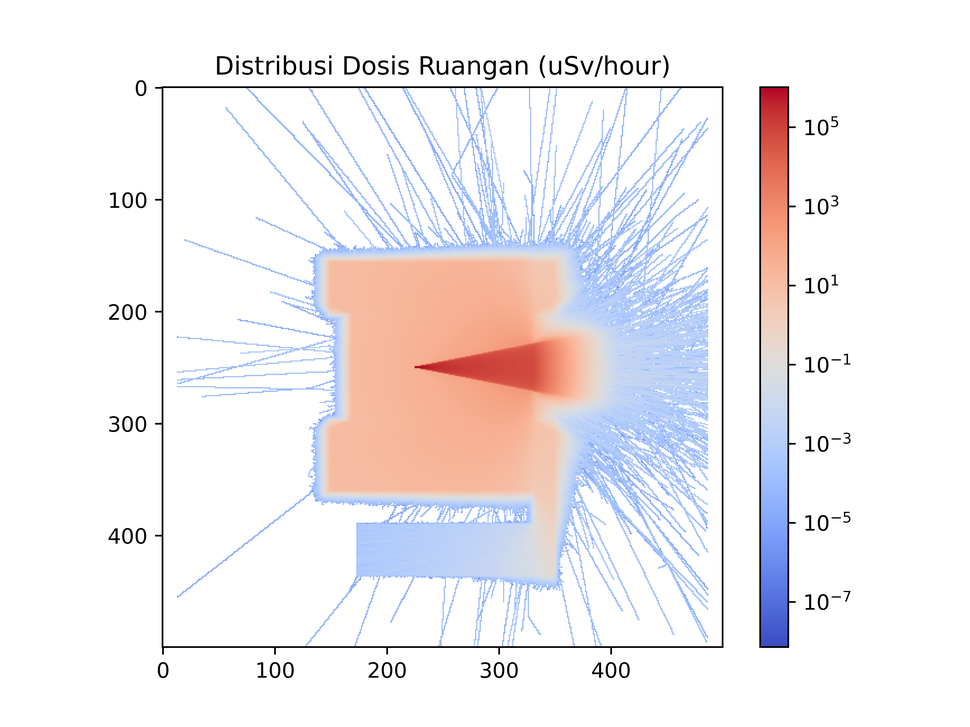
#> input picture 2simulasi/hasilServer/hasil 10m/270deg/RoomDoseDistribution.png, 970 x 727 px, shrunk from 5760 x 4320 before the run
$ python imagemixer.py
#> lines starting #> are read from the running program, lines starting #| are printed output that depends on the picture
import matplotlib.pyplot as plt
import numpy as np

# Load the two images
image1 = plt.imread('RoomDoseDistribution.png')
#> image1 is the input picture: shape (727, 970, 4) float32; mean R, G, B, A 0.945, 0.93, 0.942, 1
image2 = plt.imread('DoseDistributionMap.png')
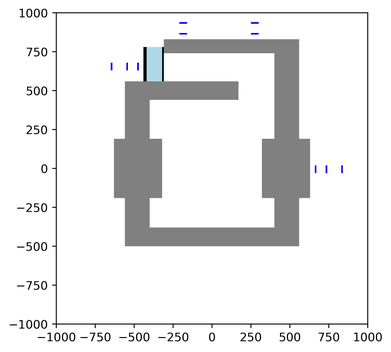
#> input picture 2simulasi/CellRSHS/DoseDistributionMap.png, 391 x 352 px, shrunk from 2320 x 2090 before the run, found by its file name
#> image2 is the input picture: shape (352, 391, 4) float32; mean R, G, B, A 0.914, 0.915, 0.916, 1

# Create a figure and axes
fig, ax = plt.subplots()

# Display the first image
ax.imshow(image1)

# Set the alpha value (transparency) for the second image
alpha = 0.5
image2_with_alpha = np.copy(image2)
image2_with_alpha[..., 3] = alpha  # Set the alpha channel
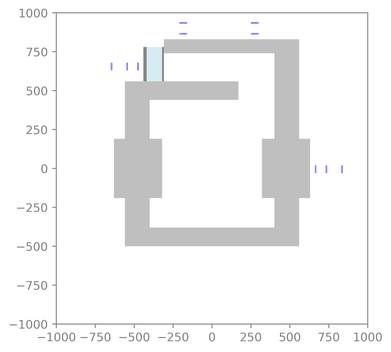
#> image2_with_alpha: shape (352, 391, 4) float32; mean R, G, B, A 0.914, 0.915, 0.916, 0.5; transparent parts drawn white

# Flip the second image
flipped_image2 = np.flipud(image2_with_alpha)
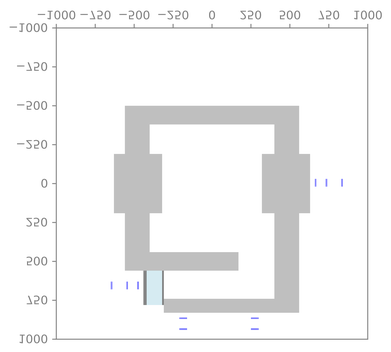
#> flipped_image2: shape (352, 391, 4) float32; mean R, G, B, A 0.914, 0.914, 0.916, 0.5; transparent parts drawn white

# Overlay the flipped second image with transparency on top of the first image
ax.imshow(flipped_image2, origin='lower')

# Hide the axis labels and ticks
ax.axis('off')

# Save the combined image
plt.savefig('combined_image.png', dpi=300)
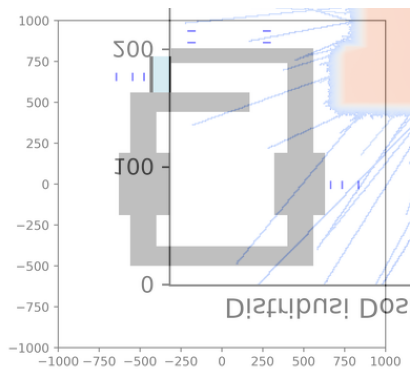
#> figure drawn by matplotlib, 1 panel
